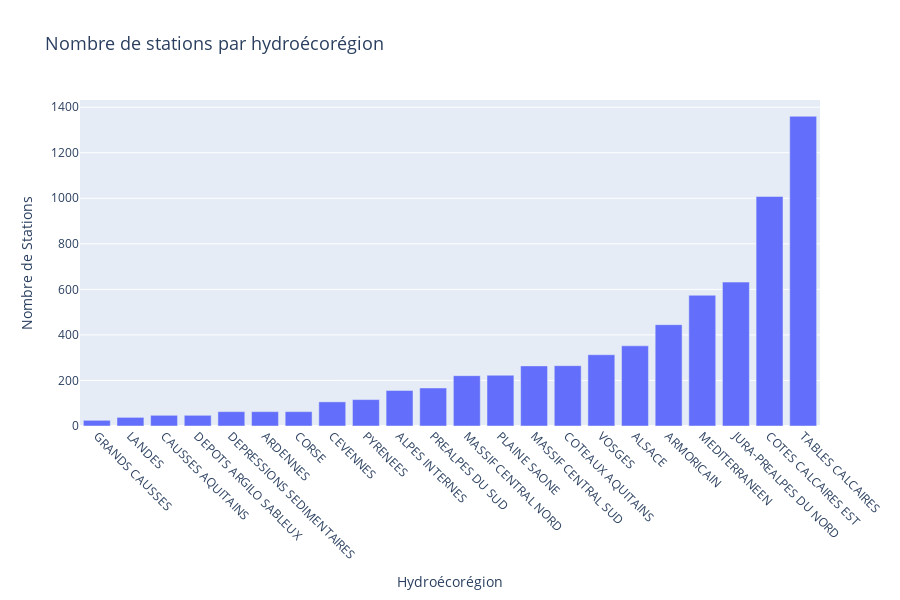

The code cell stored with this chart in its notebook:
### Code cell
stations_par_hydroecoregion = stations_par_hydroecoregion.sort_values(by='nombre_de_stations', ascending=True)
fig = px.bar(stations_par_hydroecoregion,  x='NomHER1',  y='nombre_de_stations', title='Nombre de stations par hydroécorégion', labels={'NomHER1': 'Hydroécorégion', 'nombre_de_stations': 'Nombre de Stations'})
fig.update_layout(xaxis_tickangle=45, width=900, height=600, xaxis_title="Hydroécorégion", yaxis_title="Nombre de Stations", title_font_size=18, xaxis_title_font_size=14, yaxis_title_font_size=14)

fig.show()

### Figure 1 — Plotly figure (JSON) as saved in the notebook; plotly's stock layout.template omitted (floating-point values rounded to 4 significant figures)
{"data": [{"alignmentgroup": "True", "hovertemplate": "Hydroécorégion=%{x}<br>Nombre de Stations=%{y}<extra></extra>", "legendgroup": "", "marker": {"color": "#636efa", "pattern": {"shape": ""}}, "name": "", "offsetgroup": "", "orientation": "v", "showlegend": false, "textposition": "auto", "type": "bar", "x": ["GRANDS CAUSSES", "LANDES", "CAUSSES AQUITAINS", "DEPOTS ARGILO SABLEUX", "DEPRESSIONS SEDIMENTAIRES", "ARDENNES", "CORSE", "CEVENNES", "PYRENEES", "ALPES INTERNES", "PREALPES DU SUD", "MASSIF CENTRAL NORD", "PLAINE SAONE", "MASSIF CENTRAL SUD", "COTEAUX AQUITAINS", "VOSGES", "ALSACE", "ARMORICAIN", "MEDITERRANEEN", "JURA-PREALPES DU NORD", "COTES CALCAIRES EST", "TABLES CALCAIRES"], "xaxis": "x", "y": [25, 38, 47, 47, 63, 63, 63, 106, 116, 156, 167, 221, 223, 264, 265, 313, 352, 445, 574, 632, 1008, 1360], "yaxis": "y"}], "layout": {"barmode": "relative", "height": 600, "legend": {"tracegroupgap": 0}, "title": {"font": {"size": 18}, "text": "Nombre de stations par hydroécorégion"}, "width": 900, "xaxis": {"anchor": "y", "domain": [0, 1], "tickangle": 45, "title": {"font": {"size": 14}, "text": "Hydroécorégion"}}, "yaxis": {"anchor": "x", "domain": [0, 1], "title": {"font": {"size": 14}, "text": "Nombre de Stations"}}}}
